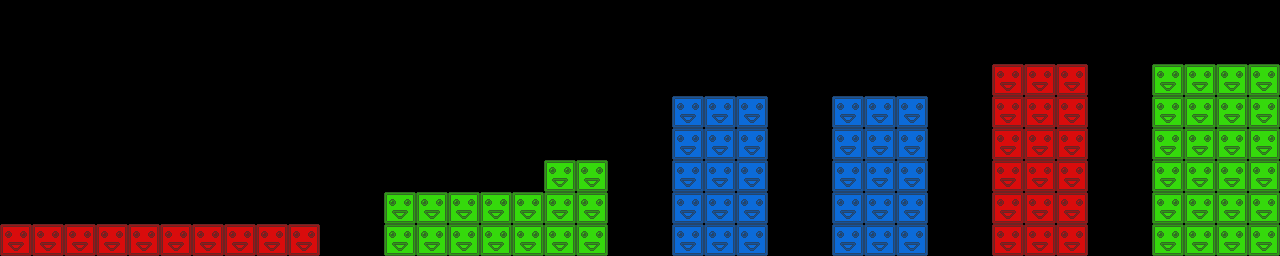

Rendered tile map (Tiled .tmx) drawn with the repository's tilesets; below, a short description and the full map source, tile grids included:
An orthogonal 40x8 tile map with 32x32 px tiles, 3 tile layers (red, green, blue) and 13 objects (12x crystal, bomb).

<map version="1.0.0" orientation="orthogonal" renderorder="right-down" width="40" height="8" tilewidth="32" tileheight="32" nextobjectid="29">
 <tileset firstgid="1" source="blocks.tsx" />
 <layer name="red" width="40" height="8">
  <data encoding="csv">
0,0,0,0,0,0,0,0,0,0,0,0,0,0,0,0,0,0,0,0,0,0,0,0,0,0,0,0,0,0,0,0,0,0,0,0,0,0,0,0,
0,0,0,0,0,0,0,0,0,0,0,0,0,0,0,0,0,0,0,0,0,0,0,0,0,0,0,0,0,0,0,0,0,0,0,0,0,0,0,0,
0,0,0,0,0,0,0,0,0,0,0,0,0,0,0,0,0,0,0,0,0,0,0,0,0,0,0,0,0,0,0,1,1,1,0,0,0,0,0,0,
0,0,0,0,0,0,0,0,0,0,0,0,0,0,0,0,0,0,0,0,0,0,0,0,0,0,0,0,0,0,0,1,1,1,0,0,0,0,0,0,
0,0,0,0,0,0,0,0,0,0,0,0,0,0,0,0,0,0,0,0,0,0,0,0,0,0,0,0,0,0,0,1,1,1,0,0,0,0,0,0,
0,0,0,0,0,0,0,0,0,0,0,0,0,0,0,0,0,0,0,0,0,0,0,0,0,0,0,0,0,0,0,1,1,1,0,0,0,0,0,0,
0,0,0,0,0,0,0,0,0,0,0,0,0,0,0,0,0,0,0,0,0,0,0,0,0,0,0,0,0,0,0,1,1,1,0,0,0,0,0,0,
1,1,1,1,1,1,1,1,1,1,0,0,0,0,0,0,0,0,0,0,0,0,0,0,0,0,0,0,0,0,0,1,1,1,0,0,0,0,0,0
</data>
 </layer>
 <layer name="green" width="40" height="8">
  <data encoding="csv">
0,0,0,0,0,0,0,0,0,0,0,0,0,0,0,0,0,0,0,0,0,0,0,0,0,0,0,0,0,0,0,0,0,0,0,0,0,0,0,0,
0,0,0,0,0,0,0,0,0,0,0,0,0,0,0,0,0,0,0,0,0,0,0,0,0,0,0,0,0,0,0,0,0,0,0,0,0,0,0,0,
0,0,0,0,0,0,0,0,0,0,0,0,0,0,0,0,0,0,0,0,0,0,0,0,0,0,0,0,0,0,0,0,0,0,0,0,2,2,2,2,
0,0,0,0,0,0,0,0,0,0,0,0,0,0,0,0,0,0,0,0,0,0,0,0,0,0,0,0,0,0,0,0,0,0,0,0,2,2,2,2,
0,0,0,0,0,0,0,0,0,0,0,0,0,0,0,0,0,0,0,0,0,0,0,0,0,0,0,0,0,0,0,0,0,0,0,0,2,2,2,2,
0,0,0,0,0,0,0,0,0,0,0,0,0,0,0,0,0,2,2,0,0,0,0,0,0,0,0,0,0,0,0,0,0,0,0,0,2,2,2,2,
0,0,0,0,0,0,0,0,0,0,0,0,2,2,2,2,2,2,2,0,0,0,0,0,0,0,0,0,0,0,0,0,0,0,0,0,2,2,2,2,
0,0,0,0,0,0,0,0,0,0,0,0,2,2,2,2,2,2,2,0,0,0,0,0,0,0,0,0,0,0,0,0,0,0,0,0,2,2,2,2
</data>
 </layer>
 <layer name="blue" width="40" height="8">
  <data encoding="csv">
0,0,0,0,0,0,0,0,0,0,0,0,0,0,0,0,0,0,0,0,0,0,0,0,0,0,0,0,0,0,0,0,0,0,0,0,0,0,0,0,
0,0,0,0,0,0,0,0,0,0,0,0,0,0,0,0,0,0,0,0,0,0,0,0,0,0,0,0,0,0,0,0,0,0,0,0,0,0,0,0,
0,0,0,0,0,0,0,0,0,0,0,0,0,0,0,0,0,0,0,0,0,0,0,0,0,0,0,0,0,0,0,0,0,0,0,0,0,0,0,0,
0,0,0,0,0,0,0,0,0,0,0,0,0,0,0,0,0,0,0,0,0,3,3,3,0,0,3,3,3,0,0,0,0,0,0,0,0,0,0,0,
0,0,0,0,0,0,0,0,0,0,0,0,0,0,0,0,0,0,0,0,0,3,3,3,0,0,3,3,3,0,0,0,0,0,0,0,0,0,0,0,
0,0,0,0,0,0,0,0,0,0,0,0,0,0,0,0,0,0,0,0,0,3,3,3,0,0,3,3,3,0,0,0,0,0,0,0,0,0,0,0,
0,0,0,0,0,0,0,0,0,0,0,0,0,0,0,0,0,0,0,0,0,3,3,3,0,0,3,3,3,0,0,0,0,0,0,0,0,0,0,0,
0,0,0,0,0,0,0,0,0,0,0,0,0,0,0,0,0,0,0,0,0,3,3,3,0,0,3,3,3,0,0,0,0,0,0,0,0,0,0,0
</data>
 </layer>
 <objectgroup name="objects">
  <object id="2" type="crystal" x="175" y="206">
   <ellipse />
  </object>
  <object id="4" type="crystal" x="207" y="205">
   <ellipse />
  </object>
  <object id="6" type="crystal" x="237" y="206">
   <ellipse />
  </object>
  <object id="7" type="crystal" x="269" y="206">
   <ellipse />
  </object>
  <object id="8" type="crystal" x="302" y="205">
   <ellipse />
  </object>
  <object id="9" type="crystal" x="526" y="77">
   <ellipse />
  </object>
  <object id="10" type="crystal" x="557" y="77">
   <ellipse />
  </object>
  <object id="11" type="crystal" x="720" y="76">
   <ellipse />
  </object>
  <object id="12" type="crystal" x="877" y="79">
   <ellipse />
  </object>
  <object id="13" type="crystal" x="1041" y="46">
   <ellipse />
  </object>
  <object id="14" type="crystal" x="1199" y="49">
   <ellipse />
  </object>
  <object id="15" type="crystal" x="1232" y="49">
   <ellipse />
  </object>
  <object id="21" type="bomb" x="496" y="174" />
 </objectgroup>
</map>